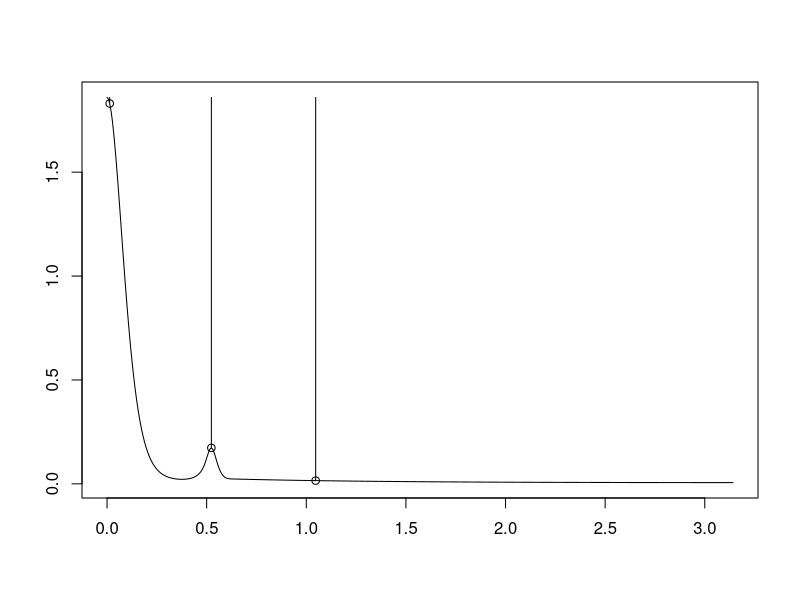

Reproduce this figure in R.
library(polspline)


### Name: plot.lspec
### Title: Lspec: logspline estimation of a spectral distribution
### Aliases: plot.lspec
### Keywords: ts smooth

### ** Examples

data(co2)
co2.detrend <- lm(co2~c(1:length(co2)))$residuals
fit <- lspec(co2.detrend)
plot(fit)
